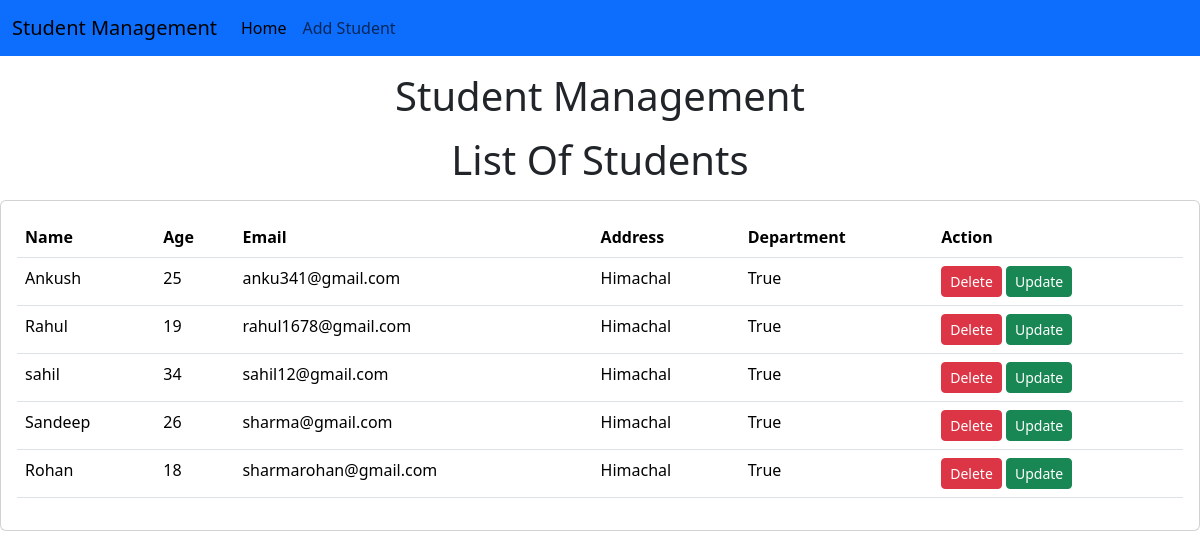
Page /registration/ on the committed database.
### crudapp/models.py (models this page shows, shortened)
class Student(models.Model):
    name = models.CharField(max_length=100)
    age = models.IntegerField()
    email = models.EmailField(max_length=80)
    address = models.CharField(max_length=150,null=False)
    department = models.CharField(max_length=20,default=True)

### crudapp/views.py (the view)
# urls.py: path('', views.home),
def home(request):
    std = Student.objects.all()
    return render(request,'index.html',{'stdnt':std})

### crudapp/templates/index.html (shortened to what this page needs)
<!doctype html>
<html lang="en">
  <head>
    <link href="https://cdn.jsdelivr.net/npm/bootstrap@5.3.3/dist/css/bootstrap.min.css" rel="stylesheet">
  </head>
  <body>
    {% include 'navbar.html' %}
    <h1 class="text-center my-3">Student Management</h1>
    <h1 class="text-center my-3">List Of Students</h1>
    <div class="caontainer">
      <div class="row">
        <div class="col-md-12">
          <div class="card">
            <div class="card-body">
              <table class="table">
                <thead>
                  <tr>
                    <th>Name</th>
                    <th>Age</th>
                    <th>Email</th>
                    <th>Address</th>
                    <th>Department</th>
                    <th>Action</th>
                  </tr>
                </thead>
                <tbody>
                  {% for s in stdnt %}
                  <tr>
                    <td>{{s.name}}</td>
                    <td>{{s.age}}</td>
                    <td>{{s.email}}</td>
                    <td>{{s.address}}</td>
                    <td>{{s.department}}</td>
                    <td><a href="/registration/del-std/{{s.id}}" class="btn btn-danger btn-sm">Delete </a>
                    <a href="/registration/update-std/{{s.id}}" class="btn btn-success btn-sm">Update</a></td>
                  </tr>
                  {% endfor %}
                </tbody>
              </table>
            </div>
          </div>
        </div>
      </div>
    </div>
  </body>
</html>

### crudapp/templates/navbar.html (shortened to what this page needs)
<nav class="navbar navbar-expand-lg bg-primary">
    <div class="container-fluid">
      <a class="navbar-brand" href="">Student Management</a>
      <div class="collapse navbar-collapse" id="navbarNav">
        <ul class="navbar-nav">
          <li class="nav-item">
            <a class="nav-link active" aria-current="page" href="/registration">Home</a>
          </li>
          <li class="nav-item">
            <a class="nav-link" href="addstu/">Add Student</a>
          </li>
        </ul>
      </div>
    </div>
  </nav>

### rows in the picture
Student: name "Ankush", age "25", email "anku341@gmail.com", address "Himachal", department "True"
Student: name "Rahul", age "19", email "rahul1678@gmail.com", address "Himachal", department "True"
Student: name "sahil", age "34", email "sahil12@gmail.com", address "Himachal", department "True"
Student: name "Sandeep", age "26", email "sharma@gmail.com", address "Himachal", department "True"
Student: name "Rohan", age "18", email "sharmarohan@gmail.com", address "Himachal", department "True"
